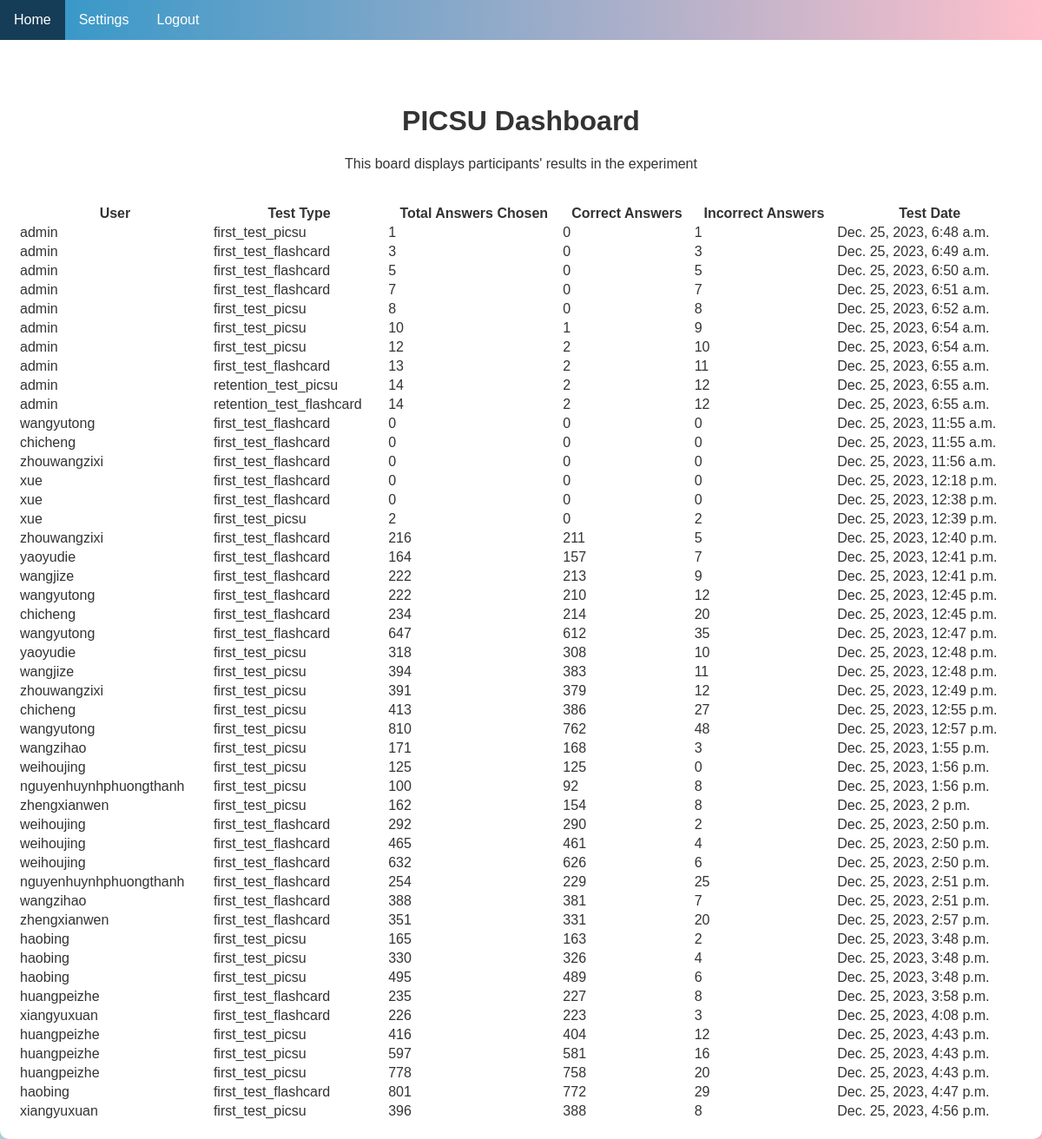
Page /dashboard (signed in) on the earlier database version.
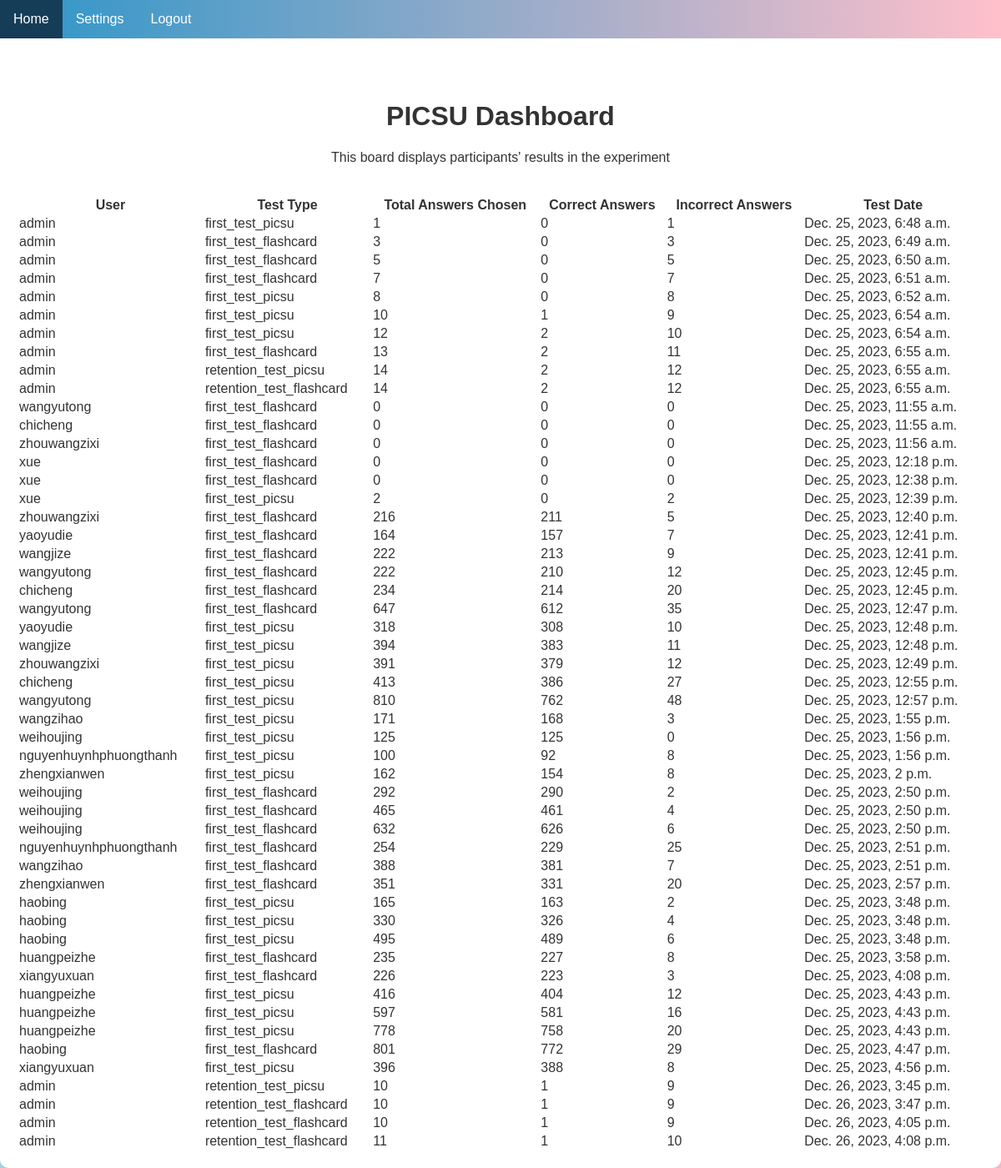
Same page on the later database version.
### study/models.py (models this page shows, shortened)
class UserTestScore(models.Model):
    user = models.ForeignKey(User, on_delete=models.CASCADE)
    type = models.CharField(max_length=32, null=True)
    total_answers_chosen = models.IntegerField(default=0)
    correct_answers_count = models.IntegerField(default=0)
    incorrect_answers_count = models.IntegerField(default=0)
    test_date = models.DateTimeField(auto_now_add=True)

### study/views.py (the view)
# urls.py: path("dashboard", views.dashboard, name="dashboard"),
@login_required
def dashboard(request):
    if request.method == "GET":
        test_scores = UserTestScore.objects.all().select_related('user')
        return render(request, "study/dashboard.html", {'test_scores': test_scores})

### study/templates/study/dashboard.html (shortened to what this page needs)
{% load tz %}
<!DOCTYPE html>
<html lang="en">
<head>
</head>
<body>
    {% include 'study/navbar.html' %}
    <div class="container">
        <div class="dashboard-header">
            <h1>PICSU Dashboard</h1>
            <p>This board displays participants' results in the experiment</p>
        </div>
        <div class="dashboard-content">
            <table>
                <tr>
                    <th>User</th>
                    <th>Test Type</th>
                    <th>Total Answers Chosen</th>
                    <th>Correct Answers</th>
                    <th>Incorrect Answers</th>
                    <th>Test Date</th>
                </tr>
                {% for score in test_scores %}
                <tr class="{{ score.type }}">
                    <td>{{ score.user.username }}</td>
                    <td>{{ score.type }}</td>
                    <td>{{ score.total_answers_chosen }}</td>
                    <td>{{ score.correct_answers_count }}</td>
                    <td>{{ score.incorrect_answers_count }}</td>
                    <td>{{ score.test_date }}</td>
                </tr>
                {% endfor %}
            </table>
        </div>
    </div>
</body>
</html>

### study/templates/study/navbar.html (shortened to what this page needs)
<!DOCTYPE html>
<html lang="en">
<head>
</head>
<body>
<div class="navbar" id="myNavbar">
    <a href="/study/home">Home</a>
    <a href="#settings" onclick="showComingSoonAlert()">Settings</a>
    <a href="/user/logout">Logout</a>
</div>
</body>
</html>

### study/templates/study/dashboard.html (style rules this page uses)
body { font-family: 'Arial', sans-serif; margin: 0; top: 150px; padding-top: 50; background: linear-gradient(to right, lightblue, pink); color: #333; height: 100vh; }
.container { max-width: 1200px; margin: 30px auto; padding: 20px; background: #fff; border-radius: 10px; box-shadow: 0 5px 15px rgba(0,0,0,0.1); }
.dashboard-header { text-align: center; padding-top: 50px; padding-bottom: 20px; }
.dashboard-content { display: grid; grid-template-columns: repeat(auto-fit, minmax(300px, 1fr)); gap: 20px; }

### study/templates/study/navbar.html (style rules this page uses)
.navbar { overflow: hidden; position: fixed; top: 0; width: 100%; z-index: 1000; background-image: linear-gradient(to left, pink, #2c96c8); }
.navbar a { float: left; display: block; color: white; text-align: center; padding: 14px 16px; text-decoration: none; }

Differences in the rows shown:
added UserTestScore: user.username "admin", type "retention_test_picsu", total_answers_chosen "10", correct_answers_count "1", incorrect_answers_count "9", test_date "Dec. 26, 2023, 3:45 p.m."
added UserTestScore: user.username "admin", type "retention_test_flashcard", total_answers_chosen "10", correct_answers_count "1", incorrect_answers_count "9", test_date "Dec. 26, 2023, 3:47 p.m."
added UserTestScore: user.username "admin", type "retention_test_flashcard", total_answers_chosen "10", correct_answers_count "1", incorrect_answers_count "9", test_date "Dec. 26, 2023, 4:05 p.m."
added UserTestScore: user.username "admin", type "retention_test_flashcard", total_answers_chosen "11", correct_answers_count "1", incorrect_answers_count "10", test_date "Dec. 26, 2023, 4:08 p.m."
